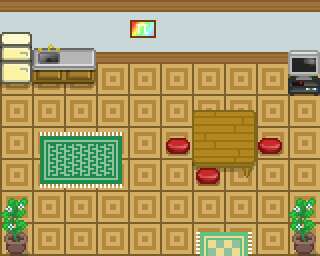

This is a level from a 2D game, rendered from its Tiled map with the project's own tilesets. A one-line summary and the map file follow, with tile-layer data summarised:
An orthogonal 10x8 tile map with 32x32 px tiles, 4 tile layers (Tile Layer 2, Tile Layer 3, Tile Layer 4, Above player), 3 tilesets and 11 objects (6x event, 5x collision).

<map version="1.10" tiledversion="1.11.2" orientation="orthogonal" renderorder="right-down" compressionlevel="0" width="10" height="8" tilewidth="32" tileheight="32" infinite="0" nextlayerid="8" nextobjectid="74">
 <properties>
  <property name="edges" value="clamped" />
  <property name="inside" type="bool" value="true" />
  <property name="map_type" value="notype" />
  <property name="scenario" value="spyder" />
  <property name="slug" value="cotton_house1" />
 </properties>
 <tileset firstgid="1" source="../gfx/tilesets/core_indoor_floors.tsx" />
 <tileset firstgid="3865" source="../gfx/tilesets/core_indoor_walls.tsx" />
 <tileset firstgid="7729" source="../gfx/tilesets/core_set pieces.tsx" />
 <layer id="2" name="Tile Layer 2" width="10" height="8">
  <data>[80 cells, 80 non-empty, 3 distinct tile ids]</data>
 </layer>
 <layer id="3" name="Tile Layer 3" width="10" height="8">
  <data>[80 cells, 22 non-empty, 20 distinct tile ids]</data>
 </layer>
 <layer id="7" name="Tile Layer 4" width="10" height="8">
  <data>[80 cells, 9 non-empty, 9 distinct tile ids]</data>
 </layer>
 <layer id="4" name="Above player" width="10" height="8">
  <data>[80 cells, 0 non-empty, 0 distinct tile ids]</data>
 </layer>
 <objectgroup color="#ff0000" id="5" name="Collisions">
  <object id="63" type="collision" x="0" y="0" width="320" height="64" />
  <object id="64" type="collision" x="192" y="96" width="64" height="64" />
  <object id="66" type="collision" x="0" y="192" width="32" height="64" />
  <object id="67" type="collision" x="288" y="192" width="32" height="64" />
  <object id="71" type="collision" x="288" y="64" width="32" height="32" />
 </objectgroup>
 <objectgroup color="#ffff00" id="6" name="Events">
  <object id="59" name="Create Homemaker" type="event" x="96" y="160" width="32" height="32">
   <properties>
    <property name="act1" value="create_npc spyder_cottoncafe_juliana,3,5,wander" />
    <property name="cond1" value="not char_exists spyder_cottoncafe_juliana" />
   </properties>
  </object>
  <object id="60" name="Talk Homemaker" type="event" x="96" y="128" width="32" height="32">
   <properties>
    <property name="act1" value="translated_dialog spyder_cottonhouse1_homemaker" />
    <property name="behav1" value="talk spyder_cottoncafe_juliana" />
   </properties>
  </object>
  <object id="61" name="Create Firefighter" type="event" x="224" y="96" width="32" height="32">
   <properties>
    <property name="act1" value="create_npc spyder_cottonhouse1_rodger,7,2" />
    <property name="cond1" value="not char_exists spyder_cottonhouse1_rodger" />
   </properties>
  </object>
  <object id="62" name="Talk Firefighter" type="event" x="224" y="64" width="32" height="32">
   <properties>
    <property name="act1" value="translated_dialog spyder_cottonhouse1_firefighter" />
    <property name="behav1" value="talk spyder_cottonhouse1_rodger" />
   </properties>
  </object>
  <object id="70" name="Go outside" type="event" x="192" y="224" width="64" height="32">
   <properties>
    <property name="act1" value="transition_teleport player,spyder_cotton_town.tmx,27,27,0.3" />
    <property name="cond1" value="is char_at player" />
    <property name="cond2" value="is char_facing player,down" />
   </properties>
  </object>
  <object id="73" name="Watch TV" type="event" x="288" y="64" width="32" height="32">
   <properties>
    <property name="act1" value="translated_dialog spyder_cottonhouse1_tvwatch" />
    <property name="cond1" value="is char_facing_tile player" />
    <property name="cond2" value="is button_pressed INTERACT" />
   </properties>
  </object>
 </objectgroup>
</map>
